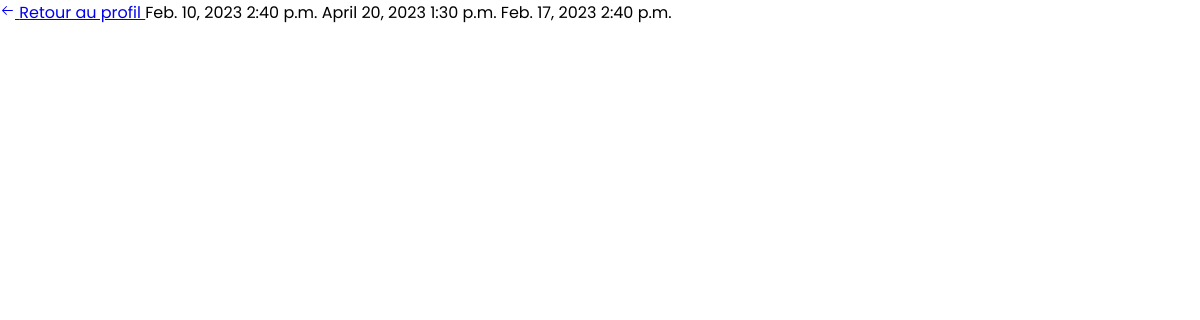
/history-appointment/ (signed in), run on an earlier commit of the app's database.
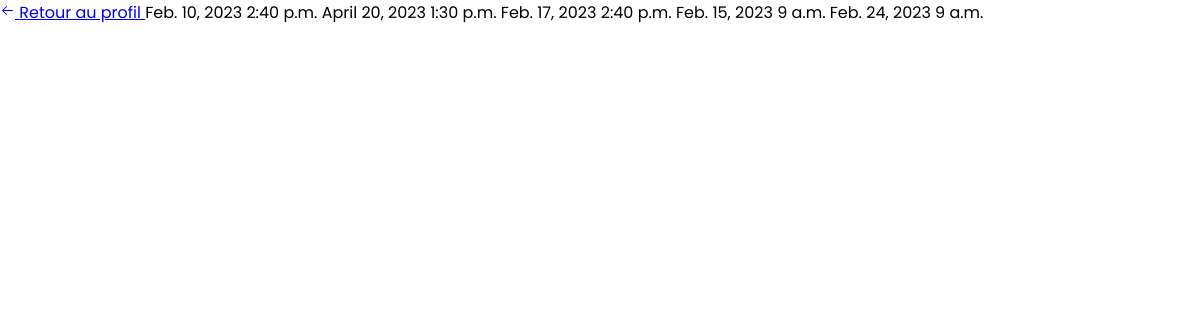
And on a later commit of the database.
### coach_Xu_Wenwu/models.py (models this page shows)
class PickDate(models.Model):
    id = models.AutoField(primary_key=True)
    date = models.DateField()
    time_slot = models.TimeField()
    user = models.ForeignKey(User, on_delete=models.CASCADE, blank=True, null=True)
    name = models.CharField(max_length=100, blank=True, null=True)
    email = models.EmailField(blank=True, null=True)
    notes = models.TextField(blank=True, null=True)
    subject = models.CharField(max_length=200, blank=True, null=True)

### coach_Xu_Wenwu/views.py (the view)
# urls.py: path('history-appointment/', views.view_appointments, name='view_appointments'),
@login_required(login_url='/sign-in')
def view_appointments(request):
    user_appointments_informations = PickDate.objects.filter(user=request.user)
    if request.user.is_staff:
        return render(request, 'coach_Xu_Wenwu_app/back_office/history_appointment.html',
                      {'appointments': user_appointments_informations, 'is_superuser': True})
    else:
        return render(request, 'coach_Xu_Wenwu_app/back_office/history_appointment.html', {'appointments': user_appointments_informations})

### templates/coach_Xu_Wenwu_app/back_office/history_appointment.html (shortened to what this page needs)
{% extends "coach_Xu_Wenwu_app/base.html" %}
{% block body %}
    <a href="/dashboard" class="sign__go-back-link">
        Retour au profil
    </a>
{% for appointment in appointments %}
  <tr>
    {% if is_superuser %}
        {% csrf_token %}
        <td>{{ appointment.name }}</td>
        <td>{{ appointment.date }}</td>
        <td>{{ appointment.time_slot }}</td>
        <td>{{ appointment.subject }}</td>
        <td>{{ appointment.notes }} <a href="{% url 'edit_notes' appointment.id %}">Modifier</a></td>
    {% else %}
    <td>{{ appointment.date }}</td>
    <td>{{ appointment.time_slot }}</td>
    {% endif %}
  </tr>
{% endfor %}
{% endblock %}

### templates/coach_Xu_Wenwu_app/base.html (shortened to what this page needs)
<!DOCTYPE html>
<html lang="fr">
{% load static %}
<head>
    <link rel="stylesheet" href="{% static 'base.css' %}">
    <link rel="stylesheet" href="https://cdn.jsdelivr.net/npm/toastify-js/src/toastify.min.css">
</head>
<body>
    {% block body %} {% endblock %}
</body>
</html>

### coach_Xu_Wenwu/static/base.css (style rules this page uses)
:root { --primary-color: seagreen; --secondary-color: indianred; --text-primary-color: white; --text-secondary-color: #FFFBEB; --sign_goback-color: #EB6440; --primary-background-color: #2B3A55; --secondary-background-color: #50577A; --valid-color: green; --error-color: red; --black-color: black; --white-color: white; }
* { margin: 0; padding: 0; box-sizing: border-box; font-family: 'Poppins', "Helvetica Neue", Helvetica, Arial, sans-serif; }
body { overflow-x: hidden; }

What changed in the data, as far as the page shows it:
added PickDate: date "Feb. 15, 2023", time_slot "9 a.m."
added PickDate: date "Feb. 24, 2023", time_slot "9 a.m."
